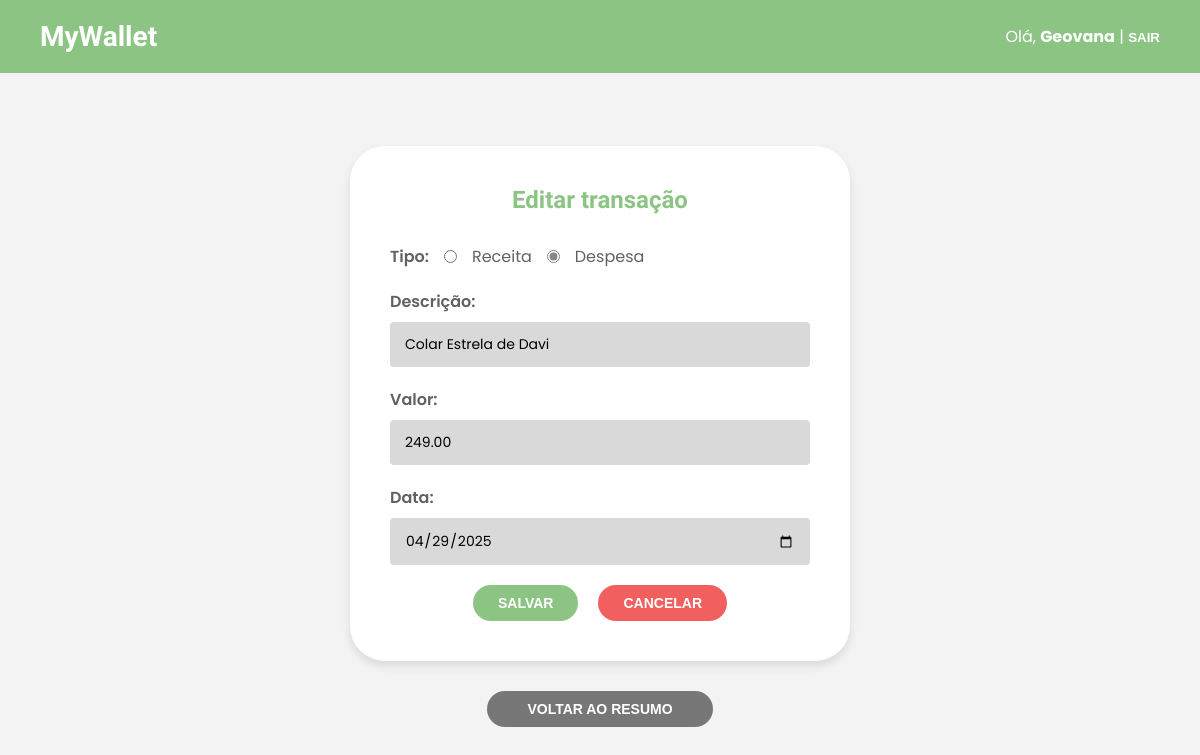
Screenshot of /editar-transacao?id=4 (signed in) with the database file from the repository.
### tables this page shows
CREATE TABLE `tipo_transacao` (
  `id` int(11) NOT NULL,
  `tipo` varchar(80) NOT NULL
);

CREATE TABLE `transacoes` (
  `id` int(11) NOT NULL,
  `tipo` int(11) NOT NULL,
  `data` datetime NOT NULL,
  `descricao` varchar(120) NOT NULL,
  `valor` decimal(10,2) NOT NULL,
  `id_usuario` int(11) NOT NULL
);

### Controllers/myWalletController.php (called while the page is built, shortened)
<?php
    class myWalletController {
        private $db;
        public function __construct()
        {
            $this->db = Conexao::getInstancia();
        }
        public function alterarTransacao() {
            $tipoDAO = new Tipo_transacaoDAO($this->db);
            $dashboardDAO = new DashboardDAO($this->db);
            $ret = $tipoDAO->mostrarTipos();
            if($_SERVER["REQUEST_METHOD"] == "POST") {
                $usuario = new Usuarios($_SESSION['usuario']->id);
                $transacao = new Transacao($_POST["id"] ?? 0, $_POST["tipo"] ?? 0, $_POST["data"], $_POST["descricao"], $_POST["valor"] == '' ? 0 : $_POST["valor"], $usuario->getId());
                $valido = true;
                if(empty($transacao->id_tipo) || $transacao->id_tipo <= 0) {
                    $msg[0] = "Selecione o tipo da transação.";
                    $valido = false;
                } else {
                    $msg[0] = "";
                }
                if(empty($transacao->data)) {
                    $msg[1] = "Insira a data em que foi feita a transação.";
                    $valido = false;
                } else {
                    $msg[1] = "";
                }
                if(empty($transacao->descricao)) {
                    $msg[2] = "Insira a descrição.";
                    $valido = false;
                } else {
                    $msg[2] = "";
                }
                if(empty($transacao->valor) || $transacao->valor <= 0) {
                    $msg[3] = "Insira o valor da transação. Ele deve ser maior que R$ 0,00.";
                    $valido = false;
                } else {
                    $msg[3] = "";
                }
                if($valido) {
                    $dashboardDAO = new DashboardDAO($this->db);
                    $dashboardDAO->alterarTransacao($transacao);
                    header("Location: dashboard");
                }
            } else if($_SERVER["REQUEST_METHOD"] == "GET") {
                $formData = $dashboardDAO->buscarPorId($_GET["id"]);
                $formData->data = date("Y-m-d", strtotime($formData->data));
            }
            require_once "Views/edit_transacao.php";
        }
    }
?>

### index.php (called while the page is built, shortened)
<?php
	require_once "rotas.php";
	$uri = parse_url($_SERVER["REQUEST_URI"])["path"];
	$uri = substr($uri, strpos($uri,'/',1));
	$route->verificar_rota($_SERVER["REQUEST_METHOD"],$uri);
?>

### Conexao/conexao.php (called while the page is built, shortened)
<?php
   class Conexao
    {
        private static $conexao;
        public static function getInstancia()
        {
            if(empty(self::$conexao)){
                $parametros = 'mysql:host=localhost;dbname=myWallet;charset=utf8mb4';
                try
                {
                    self::$conexao = new PDO($parametros, 'root', '');
                }
                catch(PDOException $e)
                {
                    echo "Problema ao estabeler a conexão com o banco.";
                    die();
                }
            }
            return self::$conexao;
        }
    }
?>

### Models/DAO/tipo_transacaoDAO.php (called while the page is built, shortened)
<?php
    class Tipo_transacaoDAO {
        public function mostrarTipos() {
            $sql = "SELECT * FROM tipo_transacao";
            try {
                $stm = $this->db->prepare($sql);
                $stm->execute();
                return $stm->fetchAll(PDO::FETCH_OBJ);
            } catch (PDOException $e) {
                echo "Erro ao buscar tipos" . $e->getMessage();
            }
        }
    }
?>

### Models/DAO/dashboardDAO.php (called while the page is built, shortened)
<?php
    class DashboardDAO {
        public function buscarPorId(int $id) {
                $sql = "SELECT * FROM transacoes WHERE id = ?";
                try {
                    $stm = $this->db->prepare($sql);
                    $stm->bindValue(1, $id, PDO::PARAM_INT);
                    $stm->execute();
                    return $stm->fetch(PDO::FETCH_OBJ);
                } catch (PDOException $e) {
                    echo "Erro ao buscar usuário." . $e->getMessage();
                    $this->db = null;
                    die();
                }
        }
    }
?>

### Views/edit_transacao.php (the view, shortened to what this page needs)
<?php
  $nome = $_SESSION['usuario']->nome;
?>
<!DOCTYPE html>
<html lang="pt-br">
<head>
  <link rel="stylesheet" href="CSS/edit_transacao.css" />
</head>
<body>
  <header>
    <h1><a href="dashboard">MyWallet</a></h1>
    <span>Olá, <strong><?= htmlspecialchars($nome) ?></strong> | <button id="btn-sair">SAIR</button>
  </header>
  <main>
    <div class="form-box">
      <h2>Editar transação</h2>
      <form action="editar-transacao" method="post">
        <div class="form-inline">
          <label for="tipo">Tipo:</label>
          <?php
            foreach($ret as $dados) {
              $idRadio = 'tipo_' . $dados->id;
              $checked = (isset($formData->tipo) && $formData->tipo == $dados->id) ? 'checked' : '';
              echo "<input type='radio' name='tipo' id='{$idRadio}' value='{$dados->id}' $checked>
              <label for='tipo' class='radio-label'>{$dados->tipo}</label>
              ";
            }
          ?>
        </div>
        <div class="form-group">
          <label for="descricao">Descrição:</label>
          <input type="text" id="descricao" name="descricao" value="<?= htmlspecialchars($formData->descricao  ?? '') ?>" placeholder="Descrição da sua transação" />
        </div>
        <div class="form-group">
          <label for="valor">Valor:</label>
          <input type="text" id="valor" name="valor" value="<?= htmlspecialchars($formData->valor  ?? '') ?>" placeholder="R$" />
        </div>
        <div class="form-group">
          <label for="data">Data:</label>
          <input type="date" id="data" value="<?= htmlspecialchars($formData->data  ?? '') ?>" name="data" />
        </div>
        <div class="actions">
          <button class="save" type="submit">SALVAR</button>
          <button class="cancel" type="button"><a href="dashboard">CANCELAR</a></button>
        </div>
      </form>
    </div>
    <div class="back">
      <button type="button"><a href="dashboard">VOLTAR AO RESUMO</a></button>
    </div>
  </main>
</body>
</html>

### CSS/edit_transacao.css (style rules this page uses)
* { margin: 0; padding: 0; box-sizing: border-box; text-decoration: none; }
body { font-family: 'Poppins', sans-serif; background-color: #f3f3f3; color: #333; min-height: 100vh; display: flex; flex-direction: column; }
header { background-color: #8CC484; display: flex; justify-content: space-between; align-items: center; padding: 20px 40px; color: white; }
header h1 { font-family: 'Poltawski Nowy', serif; font-size: 28px; }
header span { font-size: 16px; }
header strong { font-weight: 700; }
main { flex: 1; display: flex; justify-content: center; align-items: center; padding: 40px 20px; flex-direction: column; }
.form-box { background-color: white; padding: 40px; border-radius: 35px; box-shadow: 0 5px 10px rgba(0,0,0,0.1); width: 100%; max-width: 500px; margin-bottom: 30px; }
.form-box h2 { font-family: 'Poltawski Nowy', serif; font-size: 24px; color: #8CC484; text-align: center; margin-bottom: 30px; }
.form-group { margin-bottom: 20px; }
.form-inline { display: flex; align-items: center; gap: 15px; margin-bottom: 20px; }
.form-inline label { margin: 0; color: #626161; }
.radio-label { font-weight: 400; color: #626161; }
input[type="radio"] { accent-color: #888; }
label { font-weight: 600; margin-bottom: 8px; display: block; color: #626161; }
input[type="text"], input[type="number"], input[type="date"] { width: 100%; padding: 12px 15px; background-color: #d9d9d9; border: none; border-radius: 4px; font-size: 14px; font-family: 'Poppins', sans-serif; }
::placeholder { font-family: 'Poppins', sans-serif; }
.actions { display: flex; justify-content: center; gap: 20px; margin-top: 10px; }
.actions button { padding: 10px 25px; border: none; border-radius: 20px; font-weight: 600; color: white; font-size: 14px; cursor: pointer; transition: background-color 0.3s ease; }
.actions .save { background-color: #8CC484; }
.actions .cancel { background-color: #f15f5f; }
.back button { background-color: #777; color: white; padding: 10px 40px; border: none; border-radius: 25px; font-weight: 600; font-size: 14px; cursor: pointer; transition: background-color 0.3s ease; }
a { color: inherit; }
#btn-sair { background: none; border: none; color: white; cursor: pointer; font-weight: 600; }

### rows the page displays
tipo_transacao: tipo "Receita"
tipo_transacao: tipo "Despesa"
transacoes: descricao "Colar Estrela de Davi", valor "249.00", data "04/29/2025"

### other values shown
$nome "Geovana"
